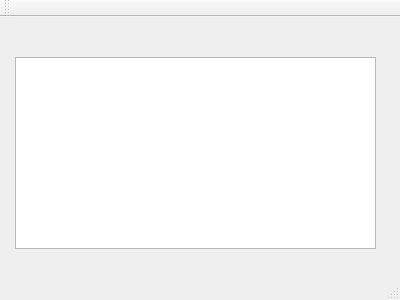
<?xml version="1.0" encoding="UTF-8"?>
<ui version="4.0">
 <class>MainWindow</class>
 <widget class="QMainWindow" name="MainWindow">
  <property name="geometry">
   <rect>
    <x>0</x>
    <y>0</y>
    <width>400</width>
    <height>300</height>
   </rect>
  </property>
  <property name="windowTitle">
   <string>MainWindow</string>
  </property>
  <widget class="QWidget" name="centralWidget">
   <widget class="QListWidget" name="listWidget">
    <property name="geometry">
     <rect>
      <x>15</x>
      <y>40</y>
      <width>361</width>
      <height>192</height>
     </rect>
    </property>
    <property name="viewMode">
     <enum>QListView::IconMode</enum>
    </property>
   </widget>
  </widget>
  <widget class="QMenuBar" name="menuBar">
   <property name="geometry">
    <rect>
     <x>0</x>
     <y>0</y>
     <width>400</width>
     <height>21</height>
    </rect>
   </property>
  </widget>
  <widget class="QToolBar" name="mainToolBar">
   <attribute name="toolBarArea">
    <enum>TopToolBarArea</enum>
   </attribute>
   <attribute name="toolBarBreak">
    <bool>false</bool>
   </attribute>
  </widget>
  <widget class="QStatusBar" name="statusBar"/>
 </widget>
 <layoutdefault spacing="6" margin="11"/>
 <resources/>
 <connections/>
</ui>
